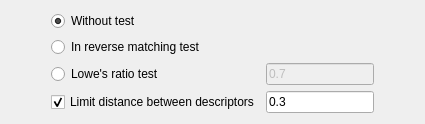
          <widget class="QWidget" name="tabOutlierElimination">
           <attribute name="title">
            <string>Outliers Elimination</string>
           </attribute>
           <layout class="QGridLayout" name="qridLayout_outlier_elimination">
            <item row="1" column="0">
             <spacer name="horizontalSpacer_7">
              <property name="orientation">
               <enum>Qt::Horizontal</enum>
              </property>
              <property name="sizeHint" stdset="0">
               <size>
                <width>40</width>
                <height>20</height>
               </size>
              </property>
             </spacer>
            </item>
            <item row="1" column="2">
             <spacer name="horizontalSpacer_5">
              <property name="orientation">
               <enum>Qt::Horizontal</enum>
              </property>
              <property name="sizeHint" stdset="0">
               <size>
                <width>40</width>
                <height>20</height>
               </size>
              </property>
             </spacer>
            </item>
            <item row="1" column="1">
             <layout class="QGridLayout" name="eliminationLayout">
              <item row="0" column="0">
               <widget class="QRadioButton" name="eliminationNoTest">
                <property name="toolTip">
                 <string>&lt;html&gt;&lt;head/&gt;&lt;body&gt;&lt;p align=&quot;justify&quot;&gt;Be content with one best match&lt;/p&gt;&lt;/body&gt;&lt;/html&gt;</string>
                </property>
                <property name="text">
                 <string>Without test</string>
                </property>
                <property name="checked">
                 <bool>true</bool>
                </property>
                <attribute name="buttonGroup">
                 <string notr="true">buttonGroup</string>
                </attribute>
               </widget>
              </item>
              <item row="1" column="0">
               <widget class="QRadioButton" name="eliminationInversMatches">
                <property name="toolTip">
                 <string>&lt;html&gt;&lt;head/&gt;&lt;body&gt;&lt;p align=&quot;justify&quot;&gt;Keep only matches found in both direct and reverse matching.&lt;br/&gt;&lt;span style=&quot; font-weight:600;&quot;&gt;Note:&lt;/span&gt; In case of 1 to N images this can take more time.&lt;/p&gt;&lt;/body&gt;&lt;/html&gt;</string>
                </property>
                <property name="text">
                 <string>In reverse matching test</string>
                </property>
                <property name="checked">
                 <bool>false</bool>
                </property>
                <attribute name="buttonGroup">
                 <string notr="true">buttonGroup</string>
                </attribute>
               </widget>
              </item>
              <item row="2" column="0">
               <widget class="QRadioButton" name="eliminationLoweRatio">
                <property name="toolTip">
                 <string>&lt;html&gt;&lt;head/&gt;&lt;body&gt;&lt;p align=&quot;justify&quot;&gt;Performs Lowe's test (default ratio is 0.7)&lt;br/&gt;&lt;span style=&quot; font-weight:600;&quot;&gt;Note:&lt;/span&gt; Two sets of matches will be found.&lt;/p&gt;&lt;/body&gt;&lt;/html&gt;</string>
                </property>
                <property name="text">
                 <string>Lowe's ratio test</string>
                </property>
                <property name="checked">
                 <bool>false</bool>
                </property>
                <attribute name="buttonGroup">
                 <string notr="true">buttonGroup</string>
                </attribute>
               </widget>
              </item>
              <item row="2" column="1">
               <widget class="QLineEdit" name="eliminationLoweRatioText">
                <property name="enabled">
                 <bool>false</bool>
                </property>
                <property name="toolTip">
                 <string>&lt;html&gt;&lt;head/&gt;&lt;body&gt;&lt;p align=&quot;justify&quot;&gt;Lowe's Ratio.&lt;br/&gt;&lt;span style=&quot; font-weight:600;&quot;&gt;Note:&lt;/span&gt; must be in [0..1]&lt;/p&gt;&lt;/body&gt;&lt;/html&gt;</string>
                </property>
                <property name="text">
                 <string>0.7</string>
                </property>
               </widget>
              </item>
              <item row="3" column="0">
               <widget class="QCheckBox" name="eliminationLimitDistance">
                <property name="enabled">
                 <bool>true</bool>
                </property>
                <property name="cursor">
                 <cursorShape>PointingHandCursor</cursorShape>
                </property>
                <property name="toolTip">
                 <string>&lt;html&gt;&lt;head/&gt;&lt;body&gt;&lt;p align=&quot;justify&quot;&gt;Eliminate matches with distance &amp;gt; Limite&lt;/p&gt;&lt;p align=&quot;justify&quot;&gt;&lt;span style=&quot; font-weight:600;&quot;&gt;Note: &lt;/span&gt;this distance may change from descriptor to another.&lt;/p&gt;&lt;/body&gt;&lt;/html&gt;</string>
                </property>
                <property name="text">
                 <string>Limit distance between descriptors</string>
                </property>
                <property name="checked">
                 <bool>true</bool>
                </property>
               </widget>
              </item>
              <item row="3" column="1">
               <widget class="QLineEdit" name="eliminationLimitDistanceText">
                <property name="enabled">
                 <bool>true</bool>
                </property>
                <property name="toolTip">
                 <string>&lt;html&gt;&lt;head/&gt;&lt;body&gt;&lt;p align=&quot;justify&quot;&gt;Limit distance.&lt;br/&gt;&lt;span style=&quot; font-weight:600;&quot;&gt;Note: &lt;/span&gt;must be &amp;gt; 0&lt;/p&gt;&lt;/body&gt;&lt;/html&gt;</string>
                </property>
                <property name="text">
                 <string>0.3</string>
                </property>
               </widget>
              </item>
             </layout>
            </item>
           </layout>
          </widget>
